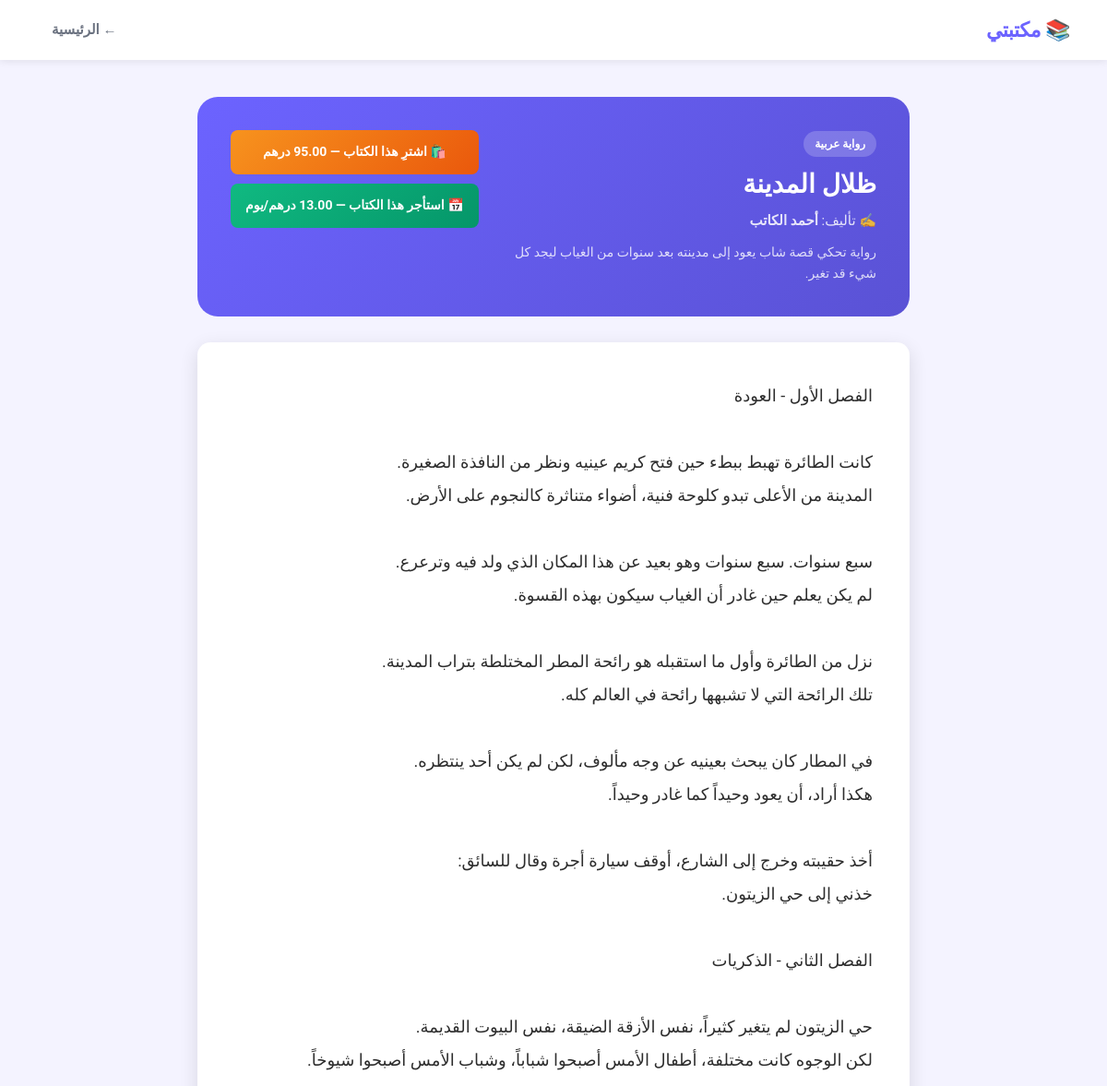
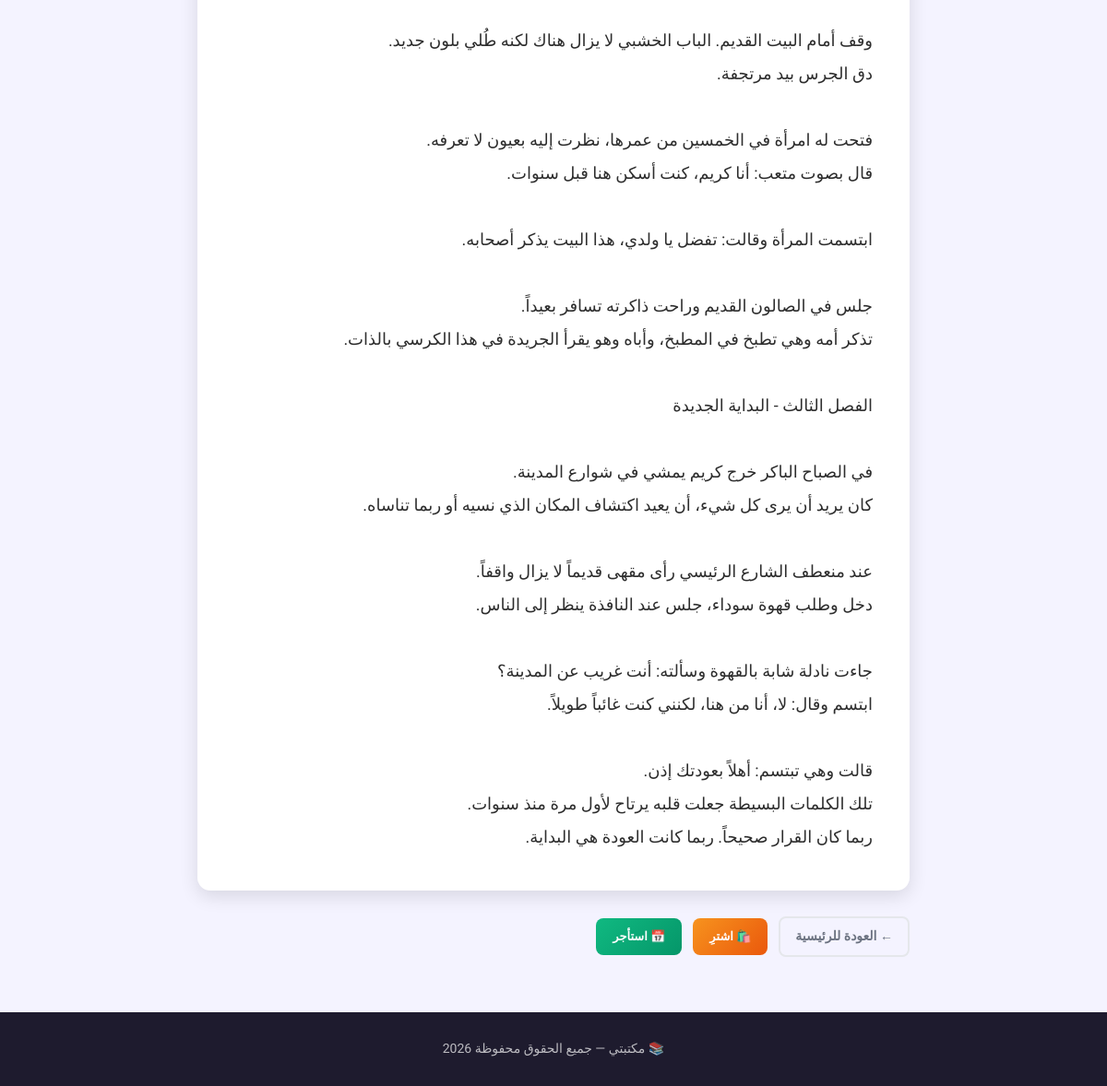
Screenshot of /read.php?id=1 with the database file from the repository (2 pictures, top to bottom).
### tables this page shows
CREATE TABLE IF NOT EXISTS books (
    id          INT AUTO_INCREMENT PRIMARY KEY,
    title       VARCHAR(200)  NOT NULL,
    author      VARCHAR(150)  NOT NULL,
    category    VARCHAR(100)  NOT NULL,
    price_buy   DECIMAL(10,2) NOT NULL,
    price_rent  DECIMAL(10,2) NOT NULL,
    stock       INT           DEFAULT 0,
    cover_image VARCHAR(255)  DEFAULT NULL,
    description TEXT          DEFAULT NULL,
    content     LONGTEXT      DEFAULT NULL,
    created_at  TIMESTAMP     DEFAULT CURRENT_TIMESTAMP
);

### read.php (the view, shortened to what this page needs)
<?php
require_once 'core/db.php';
$book_id = $_GET['id'] ?? null;
$stmt = $pdo->prepare("SELECT * FROM books WHERE id = ?");
$stmt->execute([$book_id]);
$book = $stmt->fetch();
?>
<!DOCTYPE html>
<html lang="ar" dir="rtl">
<head>
    <link rel="stylesheet" href="assets/css/main.css">
</head>
<body>
<nav class="navbar">
    <div class="nav-brand">📚 مكتبتي</div>
    <div class="nav-links">
        <a href="index.php">← الرئيسية</a>
    </div>
</nav>
<main class="read-page">
    <div class="read-header">
        <div class="read-header-info">
            <span class="book-category-tag"><?= htmlspecialchars($book['category']) ?></span>
            <h1 class="read-title"><?= htmlspecialchars($book['title']) ?></h1>
            <p class="read-author">✍️ تأليف: <strong><?= htmlspecialchars($book['author']) ?></strong></p>
            <p class="read-desc"><?= htmlspecialchars($book['description'] ?? '') ?></p>
        </div>
        <div class="read-header-actions">
            <a href="buy.php?id=<?= $book['id'] ?>" class="btn btn-buy">
                🛍️ اشترِ هذا الكتاب — <?= $book['price_buy'] ?> درهم
            </a>
            <a href="rent.php?id=<?= $book['id'] ?>" class="btn btn-rent">
                📅 استأجر هذا الكتاب — <?= $book['price_rent'] ?> درهم/يوم
            </a>
        </div>
    </div>
    <div class="read-content-box">
        <?php if (!empty($book['content'])): ?>
            <div class="read-content">
                <?= nl2br(htmlspecialchars($book['content'])) ?>
            </div>
        <?php endif; ?>
    </div>
    <div class="read-footer-actions">
        <a href="index.php" class="btn btn-back">← العودة للرئيسية</a>
        <?php if ($book['stock'] > 0): ?>
            <a href="buy.php?id=<?= $book['id'] ?>" class="btn btn-buy">🛍️ اشترِ</a>
            <a href="rent.php?id=<?= $book['id'] ?>" class="btn btn-rent">📅 استأجر</a>
        <?php endif; ?>
    </div>
</main>
<footer class="footer">
    <p>📚 مكتبتي — جميع الحقوق محفوظة <?= date('Y') ?></p>
</footer>
</body>
</html>

### assets/css/main.css (style rules this page uses)
:root { --color-primary: #6c63ff; --color-secondary: #f7931e; --color-rent: #10b981; --color-read: #3b82f6; --color-danger: #ef4444; --color-success: #22c55e; --color-dark: #1e1b2e; --color-gray: #6b7280; --color-light-bg: #f4f3ff; --color-white: #ffffff; --color-border: #e5e7eb; --font-main: 'Cairo', sans-serif; --shadow-sm: 0 2px 8px rgba(0,0,0,0.08); --shadow-md: 0 6px 20px rgba(0,0,0,0.12); --shadow-lg: 0 12px 40px rgba(0,0,0,0.18); --radius-sm: 8px; --radius-md: 14px; --radius-lg: 22px; --gap-sm: 12px; --gap-md: 24px; --gap-lg: 48px; }
*, *::before, *::after { margin: 0; padding: 0; box-sizing: border-box; }
html { scroll-behavior: smooth; }
body { font-family: var(--font-main); background-color: var(--color-light-bg); color: var(--color-dark); line-height: 1.7; min-height: 100vh; }
a { text-decoration: none; color: inherit; }
.navbar { background: var(--color-white); box-shadow: var(--shadow-sm); position: sticky; top: 0; z-index: 1000; display: flex; justify-content: space-between; align-items: center; padding: 0 40px; min-height: 65px; flex-wrap: wrap; gap: 12px; }
.nav-brand { font-size: 22px; font-weight: 900; color: var(--color-primary); letter-spacing: -0.5px; }
.nav-links { display: flex; gap: 8px; align-items: center; flex-wrap: wrap; }
.nav-links a { color: var(--color-gray); font-weight: 600; font-size: 15px; padding: 7px 16px; border-radius: 30px; transition: all 0.25s; }
.btn { display: inline-flex; align-items: center; justify-content: center; gap: 6px; padding: 9px 18px; border-radius: 30px; font-family: var(--font-main); font-size: 13px; font-weight: 700; cursor: pointer; border: none; transition: all 0.25s ease; white-space: nowrap; }
.btn-buy { background: linear-gradient(135deg, #f7931e, #ea580c); color: var(--color-white); flex: 1; }
.btn-rent { background: linear-gradient(135deg, #10b981, #059669); color: var(--color-white); flex: 1; }
.btn-back { display: inline-flex; align-items: center; gap: 6px; color: var(--color-gray); font-weight: 600; font-size: 14px; padding: 8px 16px; border: 2px solid var(--color-border); border-radius: 30px; transition: all 0.25s; }
.read-page { max-width: 820px; margin: 0 auto; padding: 40px 24px 60px; }
.read-header { background: linear-gradient(135deg, var(--color-primary), #5a52d5); color: var(--color-white); border-radius: var(--radius-lg); padding: 36px; margin-bottom: 28px; display: flex; flex-wrap: wrap; gap: 24px; justify-content: space-between; align-items: flex-start; }
.read-header-info { flex: 1; min-width: 200px; }
.book-category-tag { display: inline-block; background: rgba(255,255,255,0.2); color: var(--color-white); font-size: 12px; font-weight: 700; padding: 4px 12px; border-radius: 20px; margin-bottom: 12px; }
.read-title { font-size: 28px; font-weight: 900; margin-bottom: 8px; line-height: 1.3; }
.read-author { font-size: 15px; opacity: 0.85; margin-bottom: 10px; }
.read-desc { font-size: 14px; opacity: 0.8; line-height: 1.6; }
.read-header-actions { display: flex; flex-direction: column; gap: 10px; min-width: 180px; }
.read-header-actions .btn { border-radius: var(--radius-sm); padding: 12px 16px; flex: unset; font-size: 14px; text-align: center; }
.read-content-box { background: var(--color-white); border-radius: var(--radius-md); box-shadow: var(--shadow-md); padding: 40px; margin-bottom: 28px; }
.read-content { font-size: 18px; line-height: 2; color: #2d2d2d; text-align: justify; font-weight: 400; }
.read-footer-actions { display: flex; gap: 12px; flex-wrap: wrap; align-items: center; }
.read-footer-actions .btn { border-radius: var(--radius-sm); flex: unset; }
.footer { background: var(--color-dark); color: rgba(255,255,255,0.7); text-align: center; padding: 28px 20px; font-size: 14px; }

### rows the page displays
books: category "رواية عربية", title "ظلال المدينة", author "أحمد الكاتب", description "رواية تحكي قصة شاب يعود إلى مدينته بعد سنوات من الغياب ليجد كل شيء قد تغير.", price_buy "95.00", price_rent "13.00", content "الفصل الأول - العودة كانت الطائرة تهبط ببطء حين فتح كريم عينيه ونظر من النافذة الصغيرة. المدينة من الأعلى تبدو كلوحة فنية، أضواء متناثرة كالنجوم على الأرض. سبع سنوات. سبع سنوات وهو بعيد عن هذا المكان الذي ولد فيه وترعرع. لم يكن يعلم حين غادر أن الغياب سيكون بهذه القسوة. نزل من الطائرة وأول ما استقبله هو رائحة المطر المختلطة بتراب المدينة. تلك الرائحة التي لا تشبهها رائحة في العالم كله. في المطار كان يبحث بعينيه عن وجه مألوف، لكن لم يكن أحد ينتظره. هكذا أراد، أن يعود وحيداً كما غادر وحيداً. أخذ حقيبته وخرج إلى الشارع، أوقف سيارة أجرة وقال للسائق: خذني إلى حي الزيتون. الفصل الثاني - الذكريات حي الزيتون لم يتغير كثيراً، نفس الأزقة الضيقة، نفس البيوت القديمة. لكن الوجوه كانت مختلفة، أطفال الأمس…"
